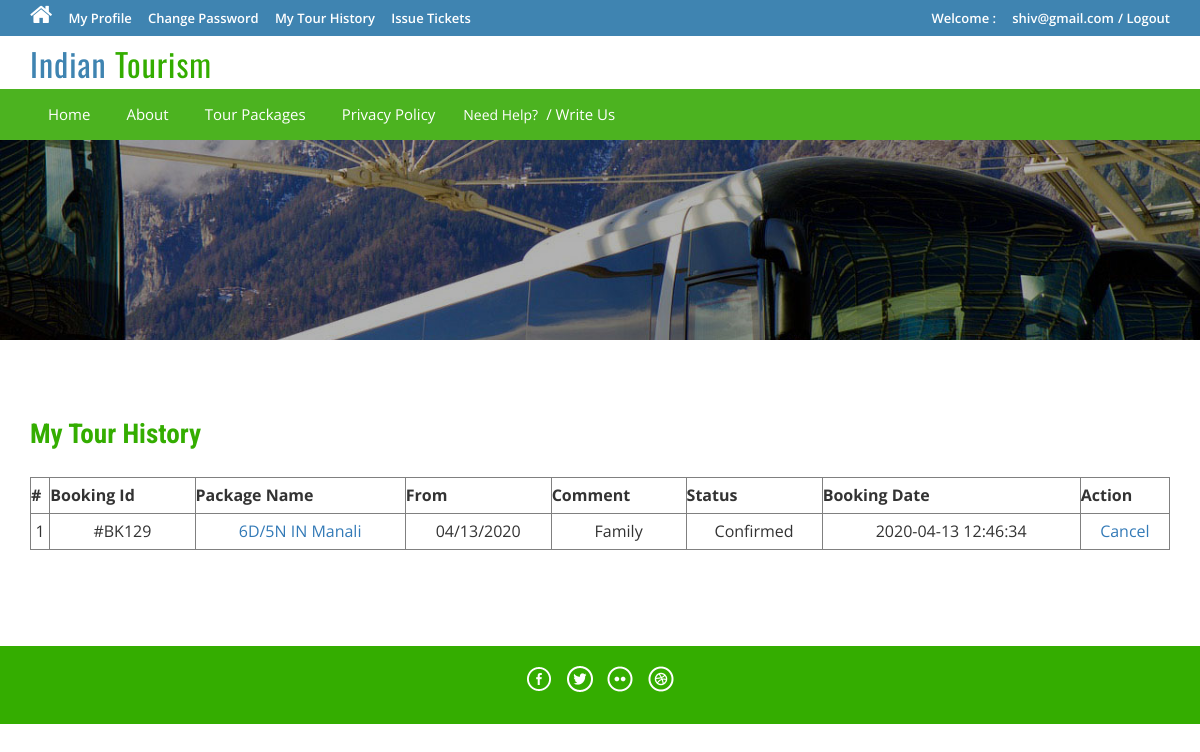
Page /tms/tour-history.php (signed in) on the committed database.
### tables this page shows
CREATE TABLE `tblbooking` (
  `BookingId` int(11) NOT NULL,
  `PackageId` int(11) DEFAULT NULL,
  `UserEmail` varchar(100) DEFAULT NULL,
  `FromDate` varchar(100) DEFAULT NULL,
  `ToDate` varchar(100) DEFAULT NULL,
  `Comment` mediumtext,
  `RegDate` timestamp NULL DEFAULT CURRENT_TIMESTAMP,
  `status` int(11) DEFAULT NULL,
  `CancelledBy` varchar(5) DEFAULT NULL,
  `UpdationDate` timestamp NULL DEFAULT NULL ON UPDATE CURRENT_TIMESTAMP
);

CREATE TABLE `tbltourpackages` (
  `PackageId` int(11) NOT NULL,
  `PackageName` varchar(200) DEFAULT NULL,
  `PackageType` varchar(150) DEFAULT NULL,
  `PackageLocation` varchar(100) DEFAULT NULL,
  `PackagePrice` int(11) DEFAULT NULL,
  `PackageFetures` varchar(255) DEFAULT NULL,
  `PackageDetails` mediumtext,
  `PackageImage` varchar(100) DEFAULT NULL,
  `Creationdate` timestamp NULL DEFAULT CURRENT_TIMESTAMP,
  `UpdationDate` timestamp NULL DEFAULT NULL ON UPDATE CURRENT_TIMESTAMP
);

### tms/tour-history.php (the view, shortened to what this page needs)
<?php
include('includes/config.php');
if(strlen($_SESSION['login'])==0)
	{
header('location:index.php');
}
else{
?>
<!DOCTYPE HTML>
<html>
<head>
<link href="css/bootstrap.css" rel='stylesheet' type='text/css' />
<link href="css/style.css" rel='stylesheet' type='text/css' />
<link href="css/font-awesome.css" rel="stylesheet">
<link href="css/animate.css" rel="stylesheet" type="text/css" media="all">
</head>
<body>
<div class="top-header">
<?php include('includes/header.php');?>
<div class="banner-1 ">
	<div class="container">
		<h1 class="wow zoomIn animated animated" data-wow-delay=".5s" style="visibility: visible; animation-delay: 0.5s; animation-name: zoomIn;"></h1>
	</div>
</div>
<div class="privacy">
	<div class="container">
		<h3 class="wow fadeInDown animated animated" data-wow-delay=".5s" style="visibility: visible; animation-delay: 0.5s; animation-name: fadeInDown;">My Tour History</h3>
		<form name="chngpwd" method="post" onSubmit="return valid();">
	<p>
	<table border="1" width="100%">
<tr align="center">
<th>#</th>
<th>Booking Id</th>
<th>Package Name</th>
<th>From</th>
<th>Comment</th>
<th>Status</th>
<th>Booking Date</th>
<th>Action</th>
</tr>
<?php
$uemail=$_SESSION['login'];;
$sql = "SELECT tblbooking.BookingId as bookid,tblbooking.PackageId as pkgid,tbltourpackages.PackageName as packagename,tblbooking.FromDate as fromdate,tblbooking.Comment as comment,tblbooking.status as status,tblbooking.RegDate as regdate,tblbooking.CancelledBy as cancelby,tblbooking.UpdationDate as upddate from tblbooking join tbltourpackages on tbltourpackages.PackageId=tblbooking.PackageId where UserEmail=:uemail";
$query = $dbh->prepare($sql);
$query -> bindParam(':uemail', $uemail, PDO::PARAM_STR);
$query->execute();
$results=$query->fetchAll(PDO::FETCH_OBJ);
$cnt=1;
if($query->rowCount() > 0)
{
foreach($results as $result)
{	?>
<tr align="center">
<td><?php echo htmlentities($cnt);?></td>
<td>#BK<?php echo htmlentities($result->bookid);?></td>
<td><a href="package-details.php?pkgid=<?php echo htmlentities($result->pkgid);?>"><?php echo htmlentities($result->packagename);?></a></td>
<td><?php echo htmlentities($result->fromdate);?></td>
<td><?php echo htmlentities($result->comment);?></td>
<td><?php if($result->status==0)
{
echo "Confirmed";
}
?></td>
<td><?php echo htmlentities($result->regdate);?></td>
<?php if($result->status==2)
{
	?><td>Cancelled</td>
<?php } else {?>
<td><a href="tour-history.php?bkid=<?php echo htmlentities($result->bookid);?>" onclick="return confirm('Do you really want to cancel booking')" >Cancel</a></td>
<?php }?>
</tr>
<?php $cnt=$cnt+1; }} ?>
	</table>
			</p>
			</form>
	</div>
</div>
<?php include('includes/footer.php');?>
</body>
</html>
<?php } ?>

### tms/css/style.css (style rules this page uses)
html, body { font-size: 100%; background: #fff; font-family: 'Open Sans', sans-serif; }
body a,.grid_1,plan_1,plan_1.one,plan_1.two,i.icon1, i.icon2, i.icon3, i.icon4, i.icon5, i.icon6 { transition:0.5s all; -webkit-transition:0.5s all; -moz-transition:0.5s all; -o-transition:0.5s all; -ms-transition:0.5s all; }
h1,h2,h3,h4,h5,h6 { margin:0; font-family: 'Roboto Condensed', sans-serif; }
p { margin:0; }
.top-header { background-color: #3F84B1; border-bottom: 0 none; height: 36px; line-height: 35px; }
.banner-1 { background: url(../images/3.jpg)no-repeat; background-size: cover; -webkit-background-size: cover; -o-background-size: cover; -ms-background-size: cover; -moz-background-size: cover; min-height:200px; }
.banner-1 h1 { font-size: 50px; margin-bottom: 40px; padding: 1.5em 0 0; text-align: center; color: #ffffff; }
.privacy h3 { color: #34AD00; font-size: 1.7em; font-weight: 700; margin-bottom: 1em; }
.privacy { padding: 5em 0; }
.privacy p { font-size: 1em; line-height: 1.8em; color: #999; margin: 1em 0; }

### rows in the picture
tblbooking: BookingId "129", PackageId.PackageName "6D/5N IN Manali", FromDate "04/13/2020", Comment "Family", status "Confirmed", RegDate "2020-04-13 12:46:34"

### other values in the picture
$_SESSION['login'] "shiv@gmail.com"
